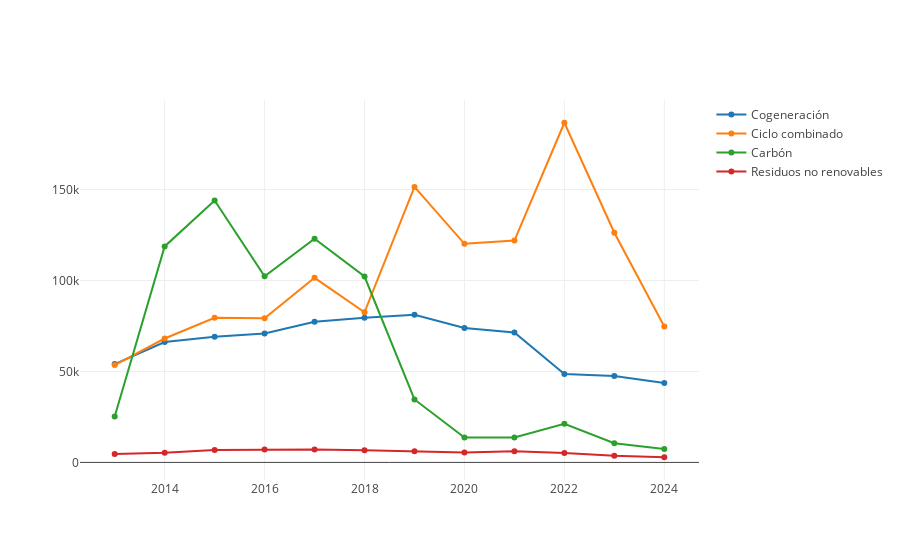

Notebook code for this chart:
### Markdown cell above
### Gráfico evolución anual distintos tipos de energia

### Code cell
def AnalisisEnergiasAnual(listaEnergias: Seq[String], dataFrameBalance: DataFrame): Unit = {
  // Agrupar y calcular la media para datos renovables
  def calcularMediaAnual(df: DataFrame, tipo: String): DataFrame = {
    df.filter(col("Tipo") === tipo)
      .groupBy(date_format(col("FechaCompleta"), "yyyy").as("Año"))
      .agg(avg("Valor").as("ValorPromedio"))
      .orderBy("Año")
  }

  val valores = listaEnergias.map(tipoEnergia => calcularMediaAnual(dataFrameBalance, tipoEnergia))
  val fechas = valores.head.select("Año").as[String].collect.toSeq
  val seqValores = valores.map(valor => valor.select("ValorPromedio").as[Double].collect.toSeq)

  val traces = listaEnergias.zip(seqValores).map { case (nombre, seqValor) =>
    Scatter(fechas, seqValor, name = nombre)
  }

  val data = traces
  plot(data)
}

val EnergiasParaAnalizar = Seq("Cogeneración", "Ciclo combinado", "Carbón", "Residuos no renovables")
AnalisisEnergiasAnual(EnergiasParaAnalizar, dataFrameBalance)

### Figure 1 — Plotly figure (JSON) as saved in the notebook; plotly's stock layout.template omitted (floating-point values rounded to 4 significant figures)
{"data": [{"name": "Cogeneración", "type": "scatter", "x": ["2013", "2014", "2015", "2016", "2017", "2018", "2019", "2020", "2021", "2022", "2023", "2024"], "y": [54040.0, 66150.0, 69040.0, 70820.0, 77280.0, 79510.0, 81120.0, 73840.0, 71440.0, 48570.0, 47460.0, 43670.0]}, {"name": "Ciclo combinado", "type": "scatter", "x": ["2013", "2014", "2015", "2016", "2017", "2018", "2019", "2020", "2021", "2022", "2023", "2024"], "y": [53530.0, 68090.0, 79480.0, 79280.0, 101500.0, 82500.0, 151400.0, 120100.0, 121900.0, 186700.0, 126200.0, 74750.0]}, {"name": "Carbón", "type": "scatter", "x": ["2013", "2014", "2015", "2016", "2017", "2018", "2019", "2020", "2021", "2022", "2023", "2024"], "y": [25240.0, 118700.0, 143900.0, 102300.0, 123000.0, 102200.0, 34610.0, 13710.0, 13690.0, 21240.0, 10590.0, 7415.0]}, {"name": "Residuos no renovables", "type": "scatter", "x": ["2013", "2014", "2015", "2016", "2017", "2018", "2019", "2020", "2021", "2022", "2023", "2024"], "y": [4617.0, 5387.0, 6794.0, 7127.0, 7144.0, 6672.0, 6084.0, 5509.0, 6136.0, 5200.0, 3614.0, 2849.0]}], "layout": {"autosize": true, "xaxis": {"autorange": true, "range": [2012.0, 2025.0], "type": "linear"}, "yaxis": {"autorange": true, "range": [-10620.0, 200100.0], "type": "linear"}}}
